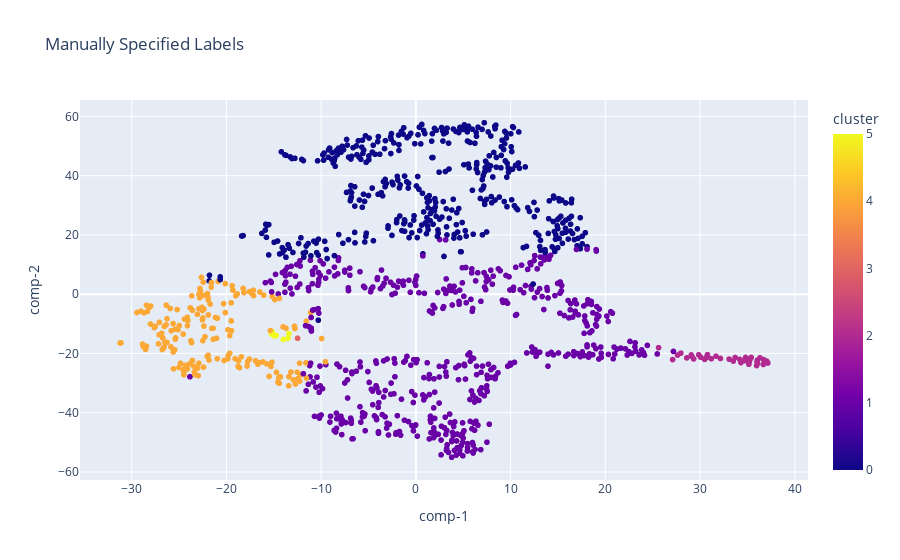

This figure's notebook cell:
### Code cell
fig = px.scatter(df, x="comp-1", y="comp-2", color="cluster",
                 labels={
                     "Municipality": "Municipio",
                     "Municipio": "Municipality"
                 },
                title="Manually Specified Labels")
fig.show()

### Figure 1 — Plotly figure (JSON) as saved in the notebook; plotly's stock layout.template omitted (floating-point values rounded to 4 significant figures; data arrays with more than 128 entries replaced by an {"elided": "..."} marker saying what was removed)
{"data": [{"hovertemplate": "comp-1=%{x}<br>comp-2=%{y}<br>cluster=%{marker.color}<extra></extra>", "legendgroup": "", "marker": {"color": {"elided": "1120 int values"}, "coloraxis": "coloraxis", "symbol": "circle"}, "mode": "markers", "name": "", "showlegend": false, "type": "scattergl", "x": {"elided": "1120 float values"}, "xaxis": "x", "y": {"elided": "1120 float values"}, "yaxis": "y"}], "layout": {"coloraxis": {"colorbar": {"title": {"text": "cluster"}}, "colorscale": [[0, "#0d0887"], [0.1111, "#46039f"], [0.2222, "#7201a8"], [0.3333, "#9c179e"], [0.4444, "#bd3786"], [0.5556, "#d8576b"], [0.6667, "#ed7953"], [0.7778, "#fb9f3a"], [0.8889, "#fdca26"], [1, "#f0f921"]]}, "legend": {"tracegroupgap": 0}, "title": {"text": "Manually Specified Labels"}, "xaxis": {"anchor": "y", "domain": [0, 1], "title": {"text": "comp-1"}}, "yaxis": {"anchor": "x", "domain": [0, 1], "title": {"text": "comp-2"}}}}
